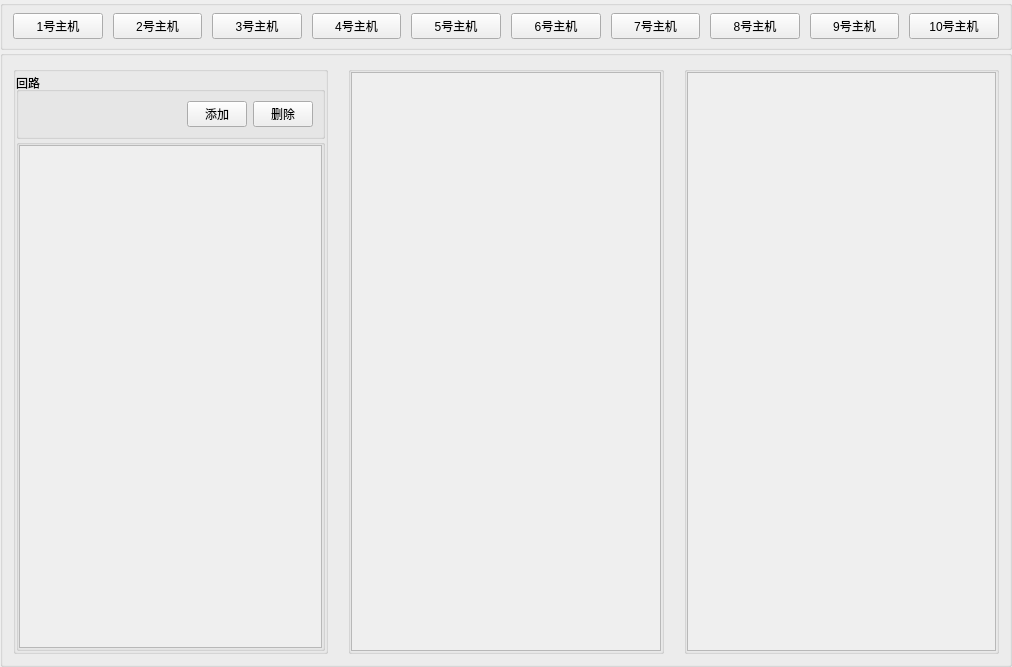
<?xml version="1.0" encoding="UTF-8"?>
<ui version="4.0">
 <class>QForm_Install</class>
 <widget class="QWidget" name="QForm_Install">
  <property name="geometry">
   <rect>
    <x>0</x>
    <y>0</y>
    <width>1012</width>
    <height>667</height>
   </rect>
  </property>
  <property name="windowTitle">
   <string>Form</string>
  </property>
  <layout class="QVBoxLayout" name="verticalLayout">
   <property name="spacing">
    <number>0</number>
   </property>
   <property name="leftMargin">
    <number>0</number>
   </property>
   <property name="topMargin">
    <number>0</number>
   </property>
   <property name="rightMargin">
    <number>0</number>
   </property>
   <property name="bottomMargin">
    <number>0</number>
   </property>
   <item>
    <widget class="QGroupBox" name="groupBox_top">
     <property name="minimumSize">
      <size>
       <width>0</width>
       <height>50</height>
      </size>
     </property>
     <property name="maximumSize">
      <size>
       <width>16777215</width>
       <height>50</height>
      </size>
     </property>
     <property name="title">
      <string/>
     </property>
     <layout class="QHBoxLayout" name="horizontalLayout">
      <property name="spacing">
       <number>10</number>
      </property>
      <property name="leftMargin">
       <number>10</number>
      </property>
      <property name="topMargin">
       <number>0</number>
      </property>
      <property name="rightMargin">
       <number>10</number>
      </property>
      <property name="bottomMargin">
       <number>0</number>
      </property>
      <item>
       <widget class="QPushButton" name="pushButton_mac_1">
        <property name="text">
         <string>1号主机</string>
        </property>
       </widget>
      </item>
      <item>
       <widget class="QPushButton" name="pushButton_mac_2">
        <property name="text">
         <string>2号主机</string>
        </property>
       </widget>
      </item>
      <item>
       <widget class="QPushButton" name="pushButton_mac_3">
        <property name="text">
         <string>3号主机</string>
        </property>
       </widget>
      </item>
      <item>
       <widget class="QPushButton" name="pushButton_mac_4">
        <property name="text">
         <string>4号主机</string>
        </property>
       </widget>
      </item>
      <item>
       <widget class="QPushButton" name="pushButton_mac_5">
        <property name="text">
         <string>5号主机</string>
        </property>
       </widget>
      </item>
      <item>
       <widget class="QPushButton" name="pushButton_mac_6">
        <property name="text">
         <string>6号主机</string>
        </property>
       </widget>
      </item>
      <item>
       <widget class="QPushButton" name="pushButton_mac_7">
        <property name="text">
         <string>7号主机</string>
        </property>
       </widget>
      </item>
      <item>
       <widget class="QPushButton" name="pushButton_mac_8">
        <property name="text">
         <string>8号主机</string>
        </property>
       </widget>
      </item>
      <item>
       <widget class="QPushButton" name="pushButton_mac_9">
        <property name="text">
         <string>9号主机</string>
        </property>
       </widget>
      </item>
      <item>
       <widget class="QPushButton" name="pushButton_mac_10">
        <property name="text">
         <string>10号主机</string>
        </property>
       </widget>
      </item>
     </layout>
    </widget>
   </item>
   <item>
    <widget class="QGroupBox" name="groupBox_bottom">
     <property name="title">
      <string/>
     </property>
     <layout class="QHBoxLayout" name="horizontalLayout_2">
      <property name="spacing">
       <number>20</number>
      </property>
      <property name="leftMargin">
       <number>10</number>
      </property>
      <property name="topMargin">
       <number>10</number>
      </property>
      <property name="rightMargin">
       <number>10</number>
      </property>
      <property name="bottomMargin">
       <number>10</number>
      </property>
      <item>
       <widget class="QGroupBox" name="groupBox_bottom_1">
        <property name="title">
         <string/>
        </property>
        <layout class="QGridLayout" name="gridLayout">
         <property name="leftMargin">
          <number>0</number>
         </property>
         <property name="topMargin">
          <number>0</number>
         </property>
         <property name="rightMargin">
          <number>0</number>
         </property>
         <property name="bottomMargin">
          <number>0</number>
         </property>
         <property name="spacing">
          <number>0</number>
         </property>
         <item row="1" column="0">
          <widget class="QGroupBox" name="groupBox">
           <property name="title">
            <string/>
           </property>
           <layout class="QGridLayout" name="gridLayout_4">
            <property name="leftMargin">
             <number>0</number>
            </property>
            <property name="topMargin">
             <number>0</number>
            </property>
            <property name="rightMargin">
             <number>0</number>
            </property>
            <property name="bottomMargin">
             <number>0</number>
            </property>
            <property name="spacing">
             <number>0</number>
            </property>
            <item row="0" column="0">
             <widget class="QScrollArea" name="scrollArea_loop">
              <property name="widgetResizable">
               <bool>true</bool>
              </property>
              <widget class="QWidget" name="widget_loop">
               <property name="geometry">
                <rect>
                 <x>0</x>
                 <y>0</y>
                 <width>301</width>
                 <height>445</height>
                </rect>
               </property>
               <property name="layoutDirection">
                <enum>Qt::RightToLeft</enum>
               </property>
               <layout class="QVBoxLayout" name="verticalLayout_5">
                <property name="spacing">
                 <number>0</number>
                </property>
                <property name="leftMargin">
                 <number>0</number>
                </property>
                <property name="topMargin">
                 <number>0</number>
                </property>
                <property name="rightMargin">
                 <number>0</number>
                </property>
                <property name="bottomMargin">
                 <number>0</number>
                </property>
                <item>
                 <layout class="QVBoxLayout" name="verticalLayout_loop"/>
                </item>
               </layout>
              </widget>
             </widget>
            </item>
           </layout>
          </widget>
         </item>
         <item row="0" column="0">
          <widget class="QGroupBox" name="groupBox_2">
           <property name="minimumSize">
            <size>
             <width>0</width>
             <height>30</height>
            </size>
           </property>
           <property name="title">
            <string>回路</string>
           </property>
           <property name="alignment">
            <set>Qt::AlignLeading|Qt::AlignLeft|Qt::AlignVCenter</set>
           </property>
           <layout class="QHBoxLayout" name="horizontalLayout_3">
            <item>
             <spacer name="horizontalSpacer">
              <property name="orientation">
               <enum>Qt::Horizontal</enum>
              </property>
              <property name="sizeHint" stdset="0">
               <size>
                <width>144</width>
                <height>20</height>
               </size>
              </property>
             </spacer>
            </item>
            <item>
             <widget class="QPushButton" name="pushButton">
              <property name="maximumSize">
               <size>
                <width>60</width>
                <height>16777215</height>
               </size>
              </property>
              <property name="text">
               <string>添加</string>
              </property>
             </widget>
            </item>
            <item>
             <widget class="QPushButton" name="pushButton_2">
              <property name="maximumSize">
               <size>
                <width>60</width>
                <height>16777215</height>
               </size>
              </property>
              <property name="text">
               <string>删除</string>
              </property>
             </widget>
            </item>
           </layout>
          </widget>
         </item>
        </layout>
       </widget>
      </item>
      <item>
       <widget class="QGroupBox" name="groupBox_bottom_2">
        <property name="title">
         <string/>
        </property>
        <layout class="QGridLayout" name="gridLayout_2">
         <property name="leftMargin">
          <number>0</number>
         </property>
         <property name="topMargin">
          <number>0</number>
         </property>
         <property name="rightMargin">
          <number>0</number>
         </property>
         <property name="bottomMargin">
          <number>0</number>
         </property>
         <property name="spacing">
          <number>0</number>
         </property>
         <item row="0" column="0">
          <widget class="QScrollArea" name="scrollArea_mult">
           <property name="widgetResizable">
            <bool>true</bool>
           </property>
           <widget class="QWidget" name="widget_mult">
            <property name="geometry">
             <rect>
              <x>0</x>
              <y>0</y>
              <width>308</width>
              <height>543</height>
             </rect>
            </property>
            <layout class="QVBoxLayout" name="verticalLayout_6">
             <property name="spacing">
              <number>0</number>
             </property>
             <property name="leftMargin">
              <number>0</number>
             </property>
             <property name="topMargin">
              <number>0</number>
             </property>
             <property name="rightMargin">
              <number>0</number>
             </property>
             <property name="bottomMargin">
              <number>0</number>
             </property>
             <item>
              <layout class="QVBoxLayout" name="verticalLayout_mult"/>
             </item>
            </layout>
           </widget>
          </widget>
         </item>
        </layout>
       </widget>
      </item>
      <item>
       <widget class="QGroupBox" name="groupBox_bottom_3">
        <property name="title">
         <string/>
        </property>
        <layout class="QGridLayout" name="gridLayout_3">
         <property name="leftMargin">
          <number>0</number>
         </property>
         <property name="topMargin">
          <number>0</number>
         </property>
         <property name="rightMargin">
          <number>0</number>
         </property>
         <property name="bottomMargin">
          <number>0</number>
         </property>
         <property name="spacing">
          <number>0</number>
         </property>
         <item row="0" column="0">
          <widget class="QScrollArea" name="scrollArea_bus">
           <property name="widgetResizable">
            <bool>true</bool>
           </property>
           <widget class="QWidget" name="widget_bus">
            <property name="geometry">
             <rect>
              <x>0</x>
              <y>0</y>
              <width>307</width>
              <height>543</height>
             </rect>
            </property>
            <layout class="QVBoxLayout" name="verticalLayout_7">
             <property name="spacing">
              <number>0</number>
             </property>
             <property name="leftMargin">
              <number>0</number>
             </property>
             <property name="topMargin">
              <number>0</number>
             </property>
             <property name="rightMargin">
              <number>0</number>
             </property>
             <property name="bottomMargin">
              <number>0</number>
             </property>
             <item>
              <layout class="QVBoxLayout" name="verticalLayout_bus"/>
             </item>
            </layout>
           </widget>
          </widget>
         </item>
        </layout>
       </widget>
      </item>
     </layout>
    </widget>
   </item>
  </layout>
 </widget>
 <resources/>
 <connections/>
</ui>
